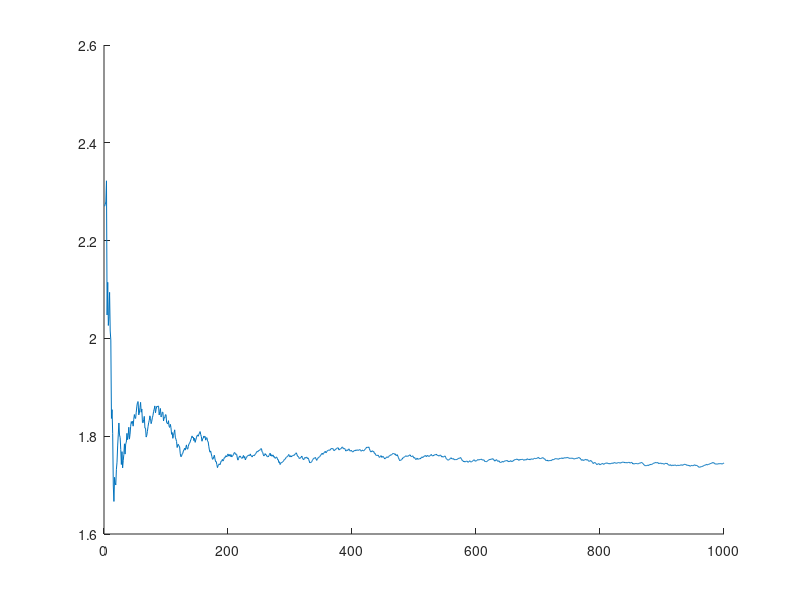

Here is the MATLAB script that generated this plot: (Note: this script raises an error after producing the figure.)
%% Exercise - Monte Carlo integration of a Gaussian function

%% 1. Aim of the exercise
% Use Monte Carlo (MC) integration to estimate the area under a Gaussian
% curve. Instead of computing the integral analytically, approximate it
% using random sampling.

%% 2. Theory
% Refer to the accompanying PDF for theoretical background.

%% 3. Define the number of samples

% 3.1. Clear workspace and memory
clear;

% 3.2. Set number of random samples for estimation
N_samples = 1000; % Number of random draws from the target distribution

%% 4. Monte Carlo integration: Estimating integrals via sampling

% 4.1. Generate random samples from a standard normal distribution
standard_normal_samples = random('Normal',0,1,[N_samples,1]);

% 4.2. Evaluate the unnormalized Gaussian function at each sample point
unnormalized_gaussian = exp(-0.5*standard_normal_samples.^2);

% This computes the height of the Gaussian curve at each sampled x-value.

% 4.3. Estimate the integral by averaging the function values and scaling
integral_estimate = sqrt(2*pi)*mean(unnormalized_gaussian);

%% 5. Convergence behavior of the MC Estimate

% 5.1. Track how the estimate evolves with increasing sample size
convergence_integral_estimate = ...
    cumsum(sqrt(2*pi).*unnormalized_gaussian)./(1:N_samples)';

% Running average of scaled function values shows convergence toward the
% true value.

% 5.2. Compute running mean squared error (MSE) of the estimate
convergence_MSE = ...
    cumsum((sqrt(2*pi).*unnormalized_gaussian-sqrt(pi)).^2) ./ ...
    (1:N_samples)';

% Computes the running MSE between the scaled Gaussian estimate and
% sqrt(pi). The numerator accumulates squared errors; the denominator
% normalizes by sample count.

%% 6. Visualize convergence of the MC estimate and error metrics

% 6.1. Plot how the Monte Carlo estimate converges to the true value
figure
hold on
plot(1:N_samples,convergence_integral_estimate,'DisplayName', ...
    'MC integral estimate');
yline(sqrt(pi),'DisplayName','True integral value');
title('Fig. 1. Convergence of Monte Carlo estimate');
xlabel('Number of samples (draws)');
ylabel('Estimate');
legend('show');
hold off

% 6.2. Plot how the MSE decreases with increasing sample size
figure
hold on
plot(1:N_samples,convergence_MSE,'DisplayName','MSE of MC estimate');
plot(1:N_samples,1./sqrt(1:N_samples),'DisplayName', ...
    'Theoretical error decay');
title('Fig. 2. Convergence of MSE of MC estimate');
xlabel('Number of samples (draws)');
ylabel('Mean Squared Error');
legend('show');
hold off
